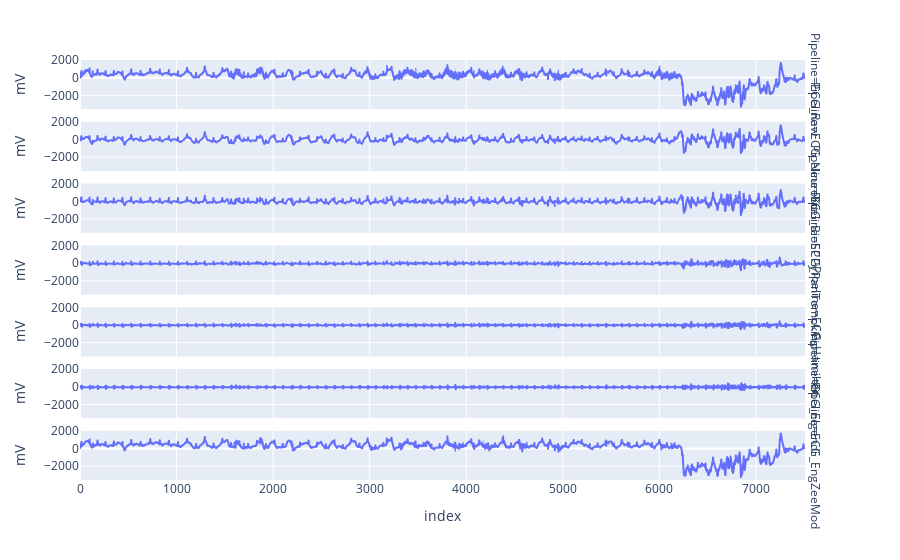

The code cell stored with this chart in its notebook:
### Markdown cell above
## Excursus: Effectivity of different signal processing algorithms

### Code cell
# Select a condition as a data subset
test_set = ecg[ecg['Condition']=="S"]
ecg_signal = test_set['ECG']

# Process ECG signal with various algorithms
signals = pd.DataFrame({"ECG_Raw" : ecg_signal,
                        "ECG_NeuroKit" : nk.ecg_clean(ecg_signal, sampling_rate=125, method="neurokit"),
                        "ECG_BioSPPy" : nk.ecg_clean(ecg_signal, sampling_rate=125, method="biosppy"),
                        "ECG_PanTompkins" : nk.ecg_clean(ecg_signal, sampling_rate=125, method="pantompkins1985"),
                        "ECG_Hamilton" : nk.ecg_clean(ecg_signal, sampling_rate=125, method="hamilton2002"),
                        "ECG_Elgendi" : nk.ecg_clean(ecg_signal, sampling_rate=125, method="elgendi2010"),
                        "ECG_EngZeeMod" : nk.ecg_clean(ecg_signal, sampling_rate=125, method="engzeemod2012")})

signals = signals.reset_index(drop=True).reset_index().melt(id_vars='index', var_name='Pipeline', value_name='mV')
fig = px.line(signals, x='index', y='mV', facet_row="Pipeline")
fig.show()

### Figure 1 — Plotly figure (JSON) as saved in the notebook; plotly's stock layout.template omitted (floating-point values rounded to 4 significant figures; data arrays with more than 128 entries replaced by an {"elided": "..."} marker saying what was removed)
{"data": [{"hovertemplate": "Pipeline=ECG_Raw<br>index=%{x}<br>mV=%{y}<extra></extra>", "legendgroup": "", "line": {"color": "#636efa", "dash": "solid"}, "marker": {"symbol": "circle"}, "mode": "lines", "name": "", "showlegend": false, "type": "scattergl", "x": {"elided": "7511 int values"}, "xaxis": "x7", "y": {"elided": "7511 float values"}, "yaxis": "y7"}, {"hovertemplate": "Pipeline=ECG_NeuroKit<br>index=%{x}<br>mV=%{y}<extra></extra>", "legendgroup": "", "line": {"color": "#636efa", "dash": "solid"}, "marker": {"symbol": "circle"}, "mode": "lines", "name": "", "showlegend": false, "type": "scattergl", "x": {"elided": "7511 int values"}, "xaxis": "x6", "y": {"elided": "7511 float values"}, "yaxis": "y6"}, {"hovertemplate": "Pipeline=ECG_BioSPPy<br>index=%{x}<br>mV=%{y}<extra></extra>", "legendgroup": "", "line": {"color": "#636efa", "dash": "solid"}, "marker": {"symbol": "circle"}, "mode": "lines", "name": "", "showlegend": false, "type": "scattergl", "x": {"elided": "7511 int values"}, "xaxis": "x5", "y": {"elided": "7511 float values"}, "yaxis": "y5"}, {"hovertemplate": "Pipeline=ECG_PanTompkins<br>index=%{x}<br>mV=%{y}<extra></extra>", "legendgroup": "", "line": {"color": "#636efa", "dash": "solid"}, "marker": {"symbol": "circle"}, "mode": "lines", "name": "", "showlegend": false, "type": "scattergl", "x": {"elided": "7511 int values"}, "xaxis": "x4", "y": {"elided": "7511 float values"}, "yaxis": "y4"}, {"hovertemplate": "Pipeline=ECG_Hamilton<br>index=%{x}<br>mV=%{y}<extra></extra>", "legendgroup": "", "line": {"color": "#636efa", "dash": "solid"}, "marker": {"symbol": "circle"}, "mode": "lines", "name": "", "showlegend": false, "type": "scattergl", "x": {"elided": "7511 int values"}, "xaxis": "x3", "y": {"elided": "7511 float values"}, "yaxis": "y3"}, {"hovertemplate": "Pipeline=ECG_Elgendi<br>index=%{x}<br>mV=%{y}<extra></extra>", "legendgroup": "", "line": {"color": "#636efa", "dash": "solid"}, "marker": {"symbol": "circle"}, "mode": "lines", "name": "", "showlegend": false, "type": "scattergl", "x": {"elided": "7511 int values"}, "xaxis": "x2", "y": {"elided": "7511 float values"}, "yaxis": "y2"}, {"hovertemplate": "Pipeline=ECG_EngZeeMod<br>index=%{x}<br>mV=%{y}<extra></extra>", "legendgroup": "", "line": {"color": "#636efa", "dash": "solid"}, "marker": {"symbol": "circle"}, "mode": "lines", "name": "", "showlegend": false, "type": "scattergl", "x": {"elided": "7511 int values"}, "xaxis": "x", "y": {"elided": "7511 float values"}, "yaxis": "y"}], "layout": {"annotations": [{"font": {}, "showarrow": false, "text": "Pipeline=ECG_EngZeeMod", "textangle": 90, "x": 0.98, "xanchor": "left", "xref": "paper", "y": 0.05857, "yanchor": "middle", "yref": "paper"}, {"font": {}, "showarrow": false, "text": "Pipeline=ECG_Elgendi", "textangle": 90, "x": 0.98, "xanchor": "left", "xref": "paper", "y": 0.2057, "yanchor": "middle", "yref": "paper"}, {"font": {}, "showarrow": false, "text": "Pipeline=ECG_Hamilton", "textangle": 90, "x": 0.98, "xanchor": "left", "xref": "paper", "y": 0.3529, "yanchor": "middle", "yref": "paper"}, {"font": {}, "showarrow": false, "text": "Pipeline=ECG_PanTompkins", "textangle": 90, "x": 0.98, "xanchor": "left", "xref": "paper", "y": 0.5, "yanchor": "middle", "yref": "paper"}, {"font": {}, "showarrow": false, "text": "Pipeline=ECG_BioSPPy", "textangle": 90, "x": 0.98, "xanchor": "left", "xref": "paper", "y": 0.6471, "yanchor": "middle", "yref": "paper"}, {"font": {}, "showarrow": false, "text": "Pipeline=ECG_NeuroKit", "textangle": 90, "x": 0.98, "xanchor": "left", "xref": "paper", "y": 0.7943, "yanchor": "middle", "yref": "paper"}, {"font": {}, "showarrow": false, "text": "Pipeline=ECG_Raw", "textangle": 90, "x": 0.98, "xanchor": "left", "xref": "paper", "y": 0.9414, "yanchor": "middle", "yref": "paper"}], "legend": {"tracegroupgap": 0}, "margin": {"t": 60}, "xaxis": {"anchor": "y", "domain": [0, 0.98], "title": {"text": "index"}}, "xaxis2": {"anchor": "y2", "domain": [0, 0.98], "matches": "x", "showticklabels": false}, "xaxis3": {"anchor": "y3", "domain": [0, 0.98], "matches": "x", "showticklabels": false}, "xaxis4": {"anchor": "y4", "domain": [0, 0.98], "matches": "x", "showticklabels": false}, "xaxis5": {"anchor": "y5", "domain": [0, 0.98], "matches": "x", "showticklabels": false}, "xaxis6": {"anchor": "y6", "domain": [0, 0.98], "matches": "x", "showticklabels": false}, "xaxis7": {"anchor": "y7", "domain": [0, 0.98], "matches": "x", "showticklabels": false}, "yaxis": {"anchor": "x", "domain": [0, 0.1171], "title": {"text": "mV"}}, "yaxis2": {"anchor": "x2", "domain": [0.1471, 0.2643], "matches": "y", "title": {"text": "mV"}}, "yaxis3": {"anchor": "x3", "domain": [0.2943, 0.4114], "matches": "y", "title": {"text": "mV"}}, "yaxis4": {"anchor": "x4", "domain": [0.4414, 0.5586], "matches": "y", "title": {"text": "mV"}}, "yaxis5": {"anchor": "x5", "domain": [0.5886, 0.7057], "matches": "y", "title": {"text": "mV"}}, "yaxis6": {"anchor": "x6", "domain": [0.7357, 0.8529], "matches": "y", "title": {"text": "mV"}}, "yaxis7": {"anchor": "x7", "domain": [0.8829, 1.0], "matches": "y", "title": {"text": "mV"}}}}
